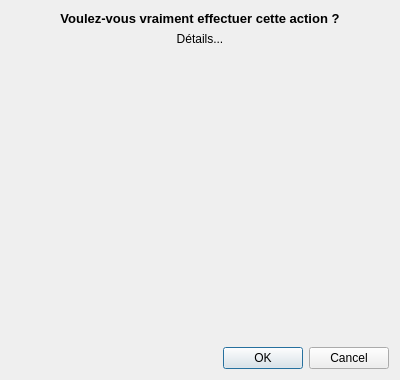
<?xml version="1.0" encoding="UTF-8"?>
<ui version="4.0">
 <class>ConfirmationDialog</class>
 <widget class="QDialog" name="ConfirmationDialog">
  <property name="geometry">
   <rect>
    <x>0</x>
    <y>0</y>
    <width>400</width>
    <height>380</height>
   </rect>
  </property>
  <property name="windowTitle">
   <string>Confirmation</string>
  </property>
  <layout class="QVBoxLayout" name="verticalLayout">
   <item>
    <widget class="QLabel" name="messageLabel">
     <property name="font">
      <font>
       <pointsize>10</pointsize>
       <weight>75</weight>
       <bold>true</bold>
      </font>
     </property>
     <property name="text">
      <string>Voulez-vous vraiment effectuer cette action ?</string>
     </property>
     <property name="alignment">
      <set>Qt::AlignCenter</set>
     </property>
     <property name="wordWrap">
      <bool>true</bool>
     </property>
    </widget>
   </item>
   <item>
    <widget class="QLabel" name="detailsLabel">
     <property name="text">
      <string>Détails...</string>
     </property>
     <property name="alignment">
      <set>Qt::AlignCenter</set>
     </property>
     <property name="wordWrap">
      <bool>true</bool>
     </property>
    </widget>
   </item>
   <item>
    <widget class="QLabel" name="imageLabel">
     <property name="sizePolicy">
      <sizepolicy hsizetype="Preferred" vsizetype="Expanding">
       <horstretch>0</horstretch>
       <verstretch>1</verstretch>
      </sizepolicy>
     </property>
     <property name="minimumSize">
      <size>
       <width>0</width>
       <height>200</height>
      </size>
     </property>
     <property name="text">
      <string/>
     </property>
     <property name="alignment">
      <set>Qt::AlignCenter</set>
     </property>
    </widget>
   </item>
   <item>
    <widget class="QDialogButtonBox" name="buttonBox">
     <property name="orientation">
      <enum>Qt::Horizontal</enum>
     </property>
     <property name="standardButtons">
      <set>QDialogButtonBox::Cancel|QDialogButtonBox::Ok</set>
     </property>
    </widget>
   </item>
  </layout>
 </widget>
 <resources/>
 <connections>
  <connection>
   <sender>buttonBox</sender>
   <signal>accepted()</signal>
   <receiver>ConfirmationDialog</receiver>
   <slot>accept()</slot>
   <hints>
    <hint type="sourcelabel">
     <x>248</x>
     <y>254</y>
    </hint>
    <hint type="destinationlabel">
     <x>157</x>
     <y>274</y>
    </hint>
   </hints>
  </connection>
  <connection>
   <sender>buttonBox</sender>
   <signal>rejected()</signal>
   <receiver>ConfirmationDialog</receiver>
   <slot>reject()</slot>
   <hints>
    <hint type="sourcelabel">
     <x>316</x>
     <y>260</y>
    </hint>
    <hint type="destinationlabel">
     <x>286</x>
     <y>274</y>
    </hint>
   </hints>
  </connection>
 </connections>
</ui>
